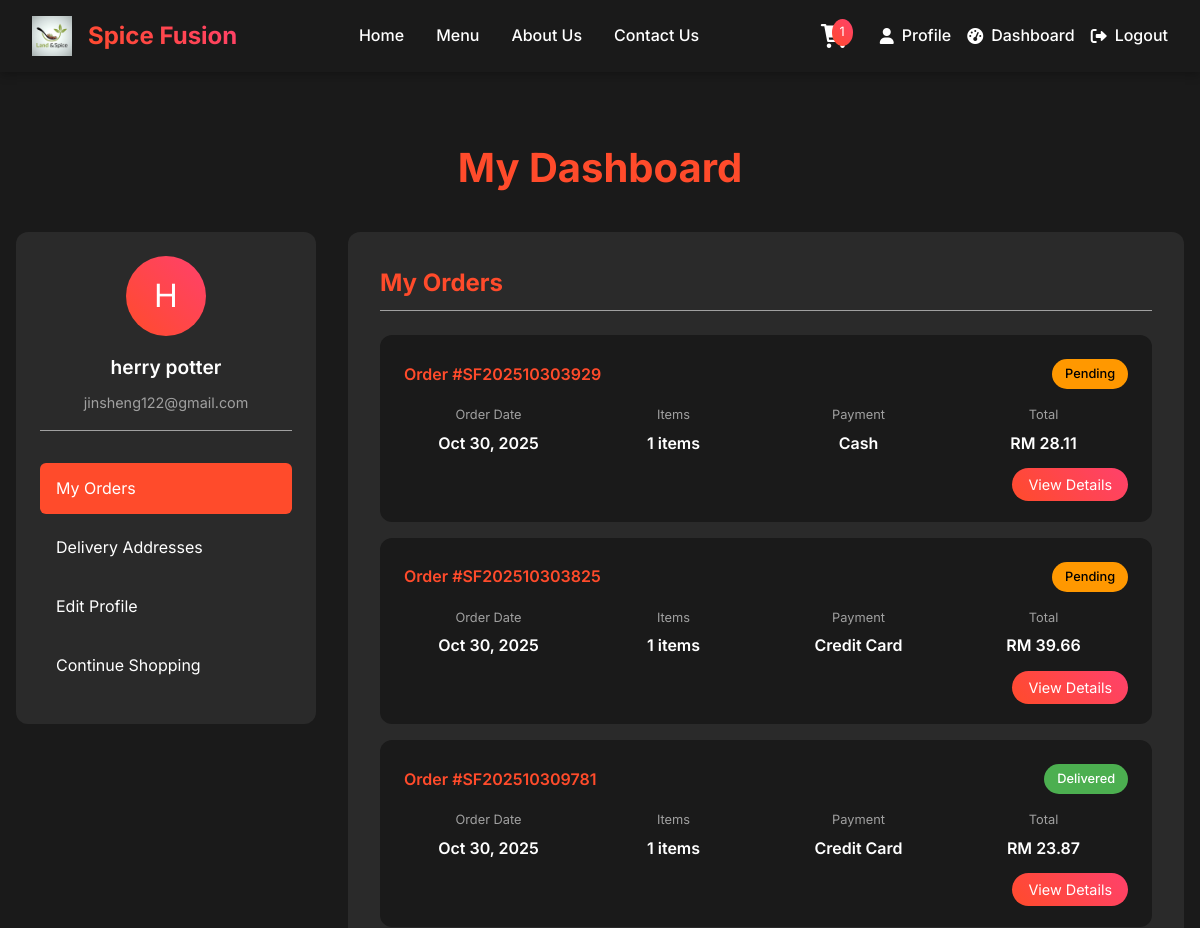
Page /customer/main/dashboard/dashboard.php (signed in, upper part) on the earlier database version.
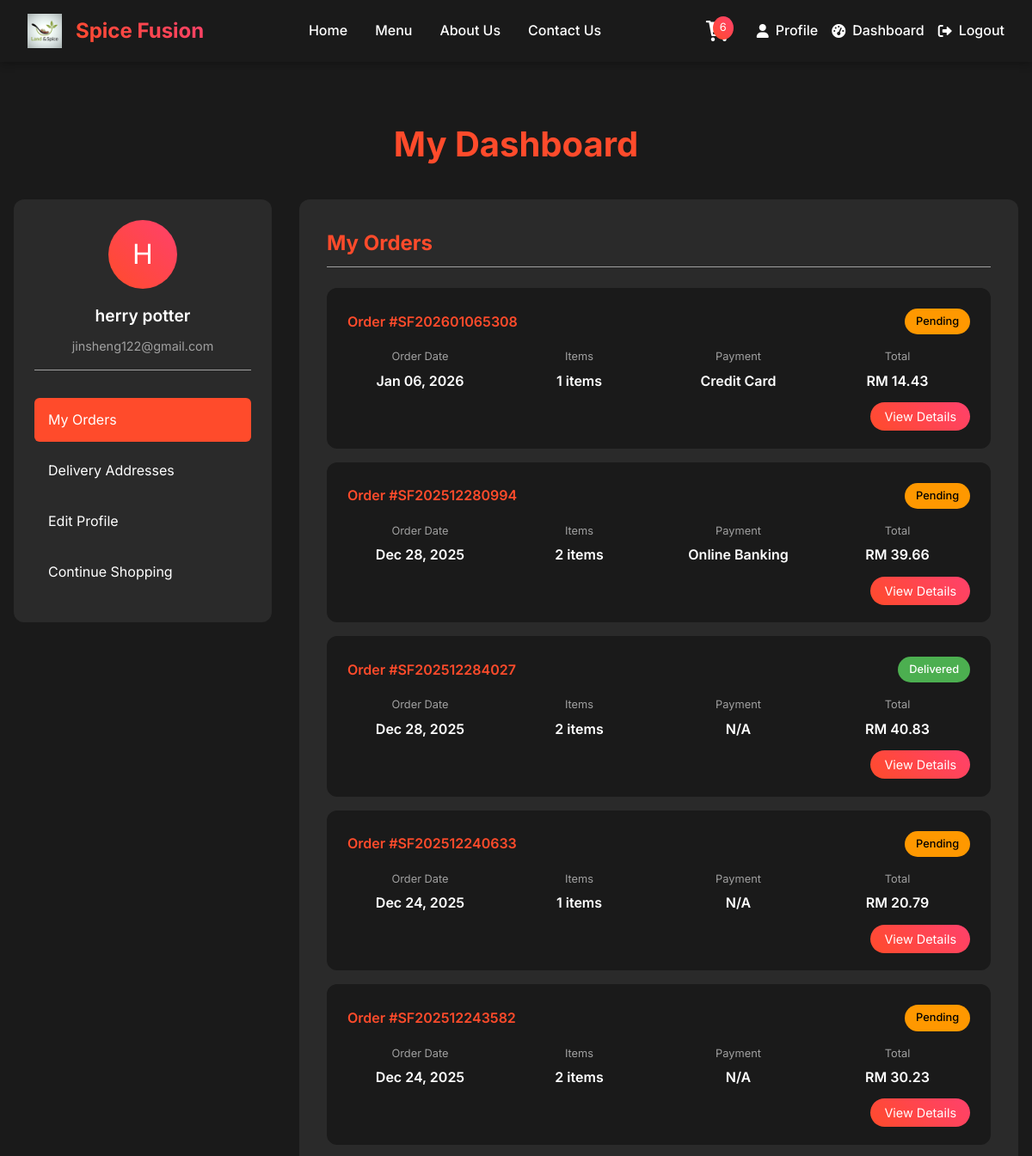
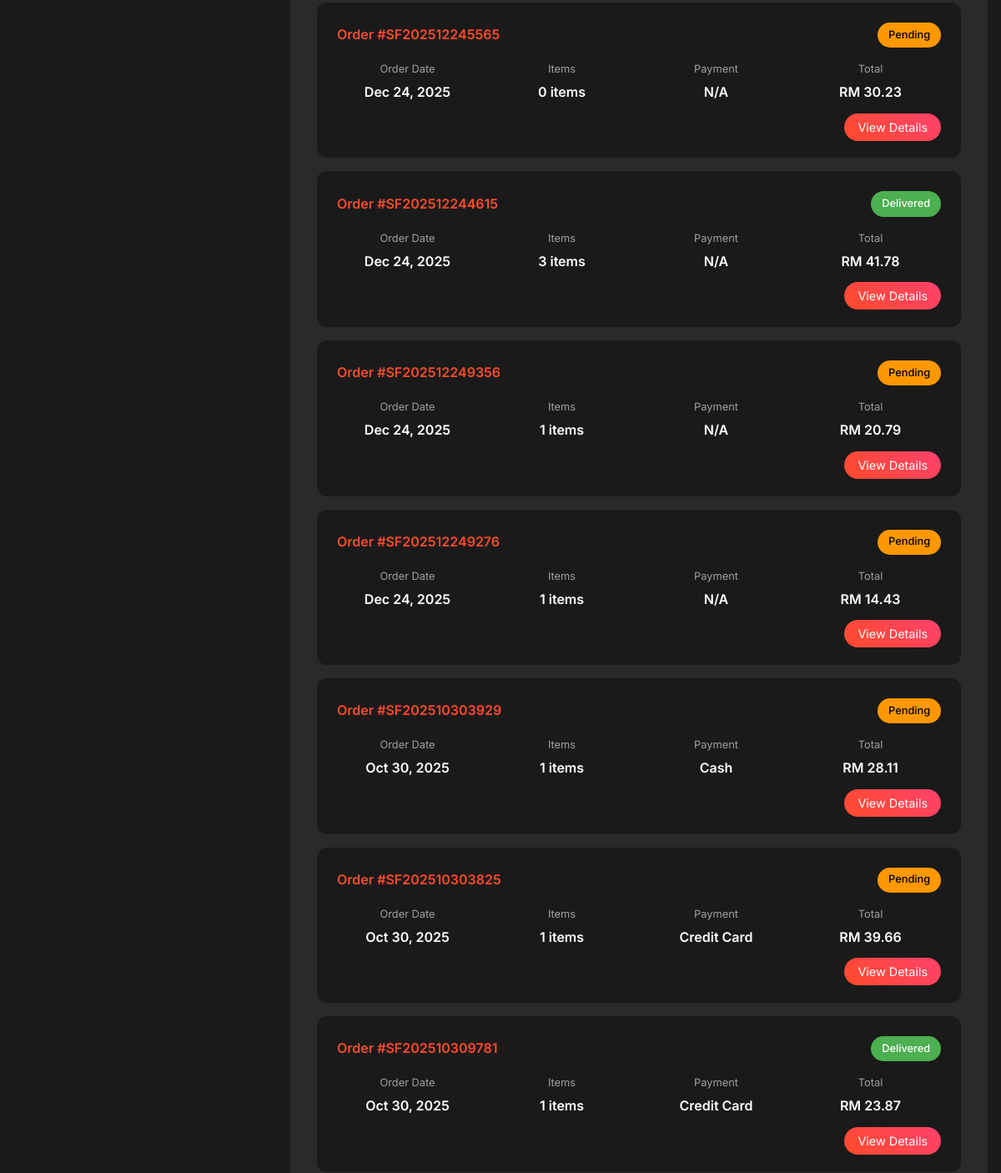
Same page on the later database version (2 pictures, top to bottom).
### tables this page shows
CREATE TABLE `order` (
  `order_id` int(11) NOT NULL,
  `user_id` int(11) NOT NULL,
  `address_id` int(11) DEFAULT NULL,
  `order_number` varchar(50) NOT NULL,
  `order_status` enum('Pending','Confirmed','Preparing','Ready','Out for Delivery','Delivered','Cancelled') DEFAULT 'Pending',
  `order_type` enum('Dine-in','Takeaway','Delivery') DEFAULT 'Delivery',
  `subtotal` decimal(10,2) NOT NULL,
  `tax_amount` decimal(10,2) DEFAULT 0.00,
  `delivery_fee` decimal(10,2) DEFAULT 0.00,
  `total_amount` decimal(10,2) NOT NULL,
  `special_instructions` text DEFAULT NULL,
  `estimated_delivery_time` timestamp NULL DEFAULT NULL,
  `actual_delivery_time` timestamp NULL DEFAULT NULL,
  `created_at` timestamp NOT NULL DEFAULT current_timestamp(),
  `updated_at` timestamp NOT NULL DEFAULT current_timestamp() ON UPDATE current_timestamp()
);

### customer/main/dashboard/dashboard.php (the view, shortened to what the changed rows need)
<?php
$pdo = getDBConnection();
$user_id = getCurrentUserId();
$stmt = $pdo->prepare("
    SELECT o.*, da.address_line1, da.city, da.state, da.postal_code,
           p.payment_method, p.payment_status,
           (SELECT COUNT(*) FROM order_item WHERE order_id = o.order_id) as item_count
    FROM `order` o
    LEFT JOIN delivery_address da ON o.address_id = da.address_id
    LEFT JOIN payment p ON o.order_id = p.order_id
    WHERE o.user_id = ?
    ORDER BY o.created_at DESC
");
$stmt->execute([$user_id]);
$orders = $stmt->fetchAll();
$selected_order = null;
?>
<!DOCTYPE html>
<html lang="en">
<head>
    <link rel="stylesheet" href="https://cdnjs.cloudflare.com/ajax/libs/font-awesome/6.0.0/css/all.min.css">
</head>
<body>
    <?php include_once __DIR__ . '/../../includes/header.php'; ?>
    <div class="dashboard-container">
        <div class="dashboard-header">
            <h1>My Dashboard</h1>
        </div>
        <div class="dashboard-grid">
            <div class="main-content">
                <?php if ($selected_order): ?>
                    <div class="section-header">
                        <h2>Order #<?php echo htmlspecialchars($selected_order['order_number']); ?></h2>
                    </div>
                    <div class="order-card">
                        <div class="order-header">
                            <div class="order-number">Order #<?php echo htmlspecialchars($selected_order['order_number']); ?></div>
                            <div class="order-status status-<?php echo strtolower($selected_order['order_status']); ?>">
                                <?php echo htmlspecialchars($selected_order['order_status']); ?>
                            </div>
                        </div>
                        <div class="order-details">
                            <div class="order-detail">
                                <div class="order-detail-label">Order Date</div>
                                <div class="order-detail-value"><?php echo date('M d, Y', strtotime($selected_order['created_at'])); ?></div>
                            </div>
                            <div class="order-detail">
                                <div class="order-detail-label">Total Amount</div>
                                <div class="order-detail-value">RM <?php echo number_format($selected_order['total_amount'], 2); ?></div>
                            </div>
                            <div class="order-detail">
                                <div class="order-detail-label">Payment Method</div>
                                <div class="order-detail-value"><?php echo htmlspecialchars($selected_order['payment_method'] ?? 'N/A'); ?></div>
                            </div>
                        </div>
                        <div class="order-items">
                            <h4>Order Items</h4>
                            <?php foreach ($order_items as $item): ?>
                                <div class="order-item">
                                    <img src="../../../food_images/<?php echo htmlspecialchars($item['image']); ?>"
                                        alt="<?php echo htmlspecialchars($item['product_name']); ?>" class="item-image">
                                    <div class="item-details">
                                        <div class="item-name"><?php echo htmlspecialchars($item['product_name']); ?></div>
                                        <div class="item-quantity">Qty: <?php echo $item['quantity']; ?></div>
                                    </div>
                                    <div style="text-align: right;">
                                        <div class="item-price">RM <?php echo number_format($item['total_price'], 2); ?></div>
                                        <?php if (strtolower($selected_order['order_status']) === 'delivered'): ?>
                                            <button onclick='openReviewModal(<?php echo json_encode([
                                                "product_id" => $item["product_id"],
                                                "product_name" => $item["product_name"],
                                                "order_id" => $selected_order["order_id"]
                                            ]); ?>)'
                                            style="margin-top: 5px; padding: 5px 10px; font-size: 0.8rem; background: transparent; border: 1px solid var(--primary-color); color: var(--primary-color); border-radius: 4px; cursor: pointer;">
                                                <i class="far fa-star"></i> Rate & Review
                                            </button>
                                        <?php endif; ?>
                                    </div>
                                </div>
                            <?php endforeach; ?>
                        </div>
                        <?php if ($selected_order['special_instructions']): ?>
                            <div style="margin-top: 1rem; padding-top: 1rem; border-top: 1px solid var(--text-gray);">
                                <strong>Special Instructions:</strong><br>
                                <?php echo htmlspecialchars($selected_order['special_instructions']); ?>
                            </div>
                        <?php endif; ?>
                        <div style="margin-top: 1rem; padding-top: 1rem; border-top: 1px solid var(--text-gray);">
                            <strong>Delivery Address:</strong><br>
                            <?php echo htmlspecialchars($selected_order['address_line1']); ?><br>
                            <?php if ($selected_order['address_line2']): ?>
                                <?php echo htmlspecialchars($selected_order['address_line2']); ?><br>
                            <?php endif; ?>
                            <?php echo htmlspecialchars($selected_order['city'] . ', ' . $selected_order['state'] . ' ' . $selected_order['postal_code']); ?>
                        </div>
                        <div style="margin-top: 1.5rem; padding-top: 1.5rem; border-top: 1px solid var(--text-gray); display: flex; gap: 1rem;">
                            <a href="../../api/download_receipt.php?order_id=<?php echo $selected_order['order_id']; ?>" class="view-order-btn" target="_blank" style="background: var(--gradient-primary); color: white; text-decoration: none; padding: 0.75rem 1.5rem; border-radius: 8px; display: inline-flex; align-items: center; gap: 0.5rem;">
                                <i class="fas fa-download"></i> Download Receipt (PDF)
                            </a>
                        </div>
                    </div>
                    <a href="dashboard.php" class="view-order-btn">Back to Orders</a>
                <?php else: ?>
                    <div id="orders-section">
                        <div class="section-header">
                            <h2>My Orders</h2>
                        </div>
                        <?php if (empty($orders)): ?>
                            <div style="text-align: center; padding: 3rem;">
                                <h3>No orders yet</h3>
                                <p>Start ordering delicious food from Spice Fusion!</p>
                                <a href="../index/index.php" class="view-order-btn">Browse Menu</a>
                            </div>
                        <?php else: ?>
                            <?php foreach ($orders as $order): ?>
                                <div class="order-card">
                                    <div class="order-header">
                                        <div class="order-number">Order #<?php echo htmlspecialchars($order['order_number']); ?></div>
                                        <div class="order-status status-<?php echo strtolower($order['order_status']); ?>">
                                            <?php echo htmlspecialchars($order['order_status']); ?>
                                        </div>
                                    </div>
                                    <div class="order-details">
                                        <div class="order-detail">
                                            <div class="order-detail-label">Order Date</div>
                                            <div class="order-detail-value"><?php echo date('M d, Y', strtotime($order['created_at'])); ?></div>
                                        </div>
                                        <div class="order-detail">
                                            <div class="order-detail-label">Items</div>
                                            <div class="order-detail-value"><?php echo $order['item_count']; ?> items</div>
                                        </div>
                                        <div class="order-detail">
                                            <div class="order-detail-label">Payment</div>
                                            <div class="order-detail-value"><?php echo htmlspecialchars($order['payment_method'] ?? 'N/A'); ?></div>
                                        </div>
                                        <div class="order-detail">
                                            <div class="order-detail-label">Total</div>
                                            <div class="order-detail-value">RM <?php echo number_format($order['total_amount'], 2); ?></div>
                                        </div>
                                    </div>
                                    <div class="order-actions">
                                        <a href="?order_id=<?php echo $order['order_id']; ?>" class="view-order-btn">View Details</a>
                                    </div>
                                </div>
                            <?php endforeach; ?>
                        <?php endif; ?>
                    </div>
                <?php endif; ?>
            </div>
        </div>
    </div>
</body>
</html>

### customer/includes/header.php (shortened to what the changed rows need)
<?php
$cart_count = 0;
if (isLoggedIn()) {
    $pdo = getDBConnection();
    $stmt = $pdo->prepare("SELECT SUM(quantity) FROM shopping_cart WHERE user_id = ?");
    $stmt->execute([getCurrentUserId()]);
    $count = $stmt->fetchColumn();
    if ($count) {
        $cart_count = $count;
    }
}
?>
<!DOCTYPE html>
<link rel="stylesheet" href="../includes/styles.css">
<link rel="stylesheet" href="https://cdnjs.cloudflare.com/ajax/libs/font-awesome/6.0.0/css/all.min.css">
<header class="main-header">
    <nav class="nav-container">
        <div class="nav-right">
            <div class="cart-icon">
                <a href="../cart/cart.php" class="cart-link">
                    <i class="fa-solid fa-cart-shopping icon-cart" aria-hidden="true"></i>
                    <span class="cart-count" aria-label="Items in cart"><?php echo $cart_count; ?></span>
                </a>
            </div>
        </div>
    </nav>
</header>

Differences in the rows shown:
added order: order_number "SF202601065308", order_status "Pending", created_at "Jan 06, 2026", item_count "1", payment_method "Credit Card", total_amount "14.43"
added order: order_number "SF202512280994", order_status "Pending", created_at "Dec 28, 2025", item_count "2", payment_method "Online Banking", total_amount "39.66"
added order: order_number "SF202512284027", order_status "Delivered", created_at "Dec 28, 2025", item_count "2", payment_method "N/A", total_amount "40.83"
added order: order_number "SF202512240633", order_status "Pending", created_at "Dec 24, 2025", item_count "1", payment_method "N/A", total_amount "20.79"
added order: order_number "SF202512243582", order_status "Pending", created_at "Dec 24, 2025", item_count "2", payment_method "N/A", total_amount "30.23"
added order: order_number "SF202512245565", order_status "Pending", created_at "Dec 24, 2025", item_count "0", payment_method "N/A", total_amount "30.23"
added order: order_number "SF202512244615", order_status "Delivered", created_at "Dec 24, 2025", item_count "3", payment_method "N/A", total_amount "41.78"
added order: order_number "SF202512249356", order_status "Pending", created_at "Dec 24, 2025", item_count "1", payment_method "N/A", total_amount "20.79"
added order: order_number "SF202512249276", order_status "Pending", created_at "Dec 24, 2025", item_count "1", payment_method "N/A", total_amount "14.43"
Other differences:
$cart_count: "1" → "6"
